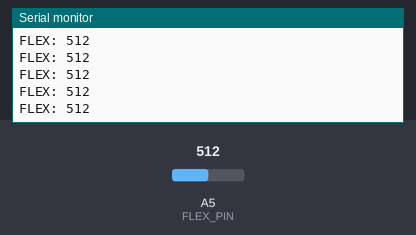
The sketch below on a simulated Arduino Uno, built with avr-gcc and run on an emulated ATmega328P. Shown: the last lines printed to the serial monitor. The test bench sets the inputs (shaded band); at power-on: A5 (FLEX_PIN) = 512.

Above: at 1.2 s.
1.3 s: A5 (FLEX_PIN) set to 716
At 1.56 s:
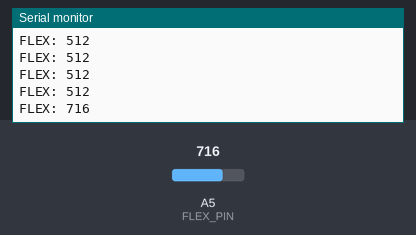
2.8 s: A5 (FLEX_PIN) set to 900
At 2.96 s:
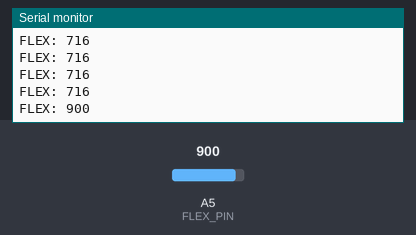
Timing chart, 0 to 5.8 s (numbered marks = the images above; inputs shaded):
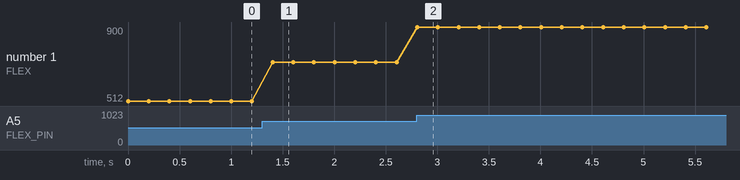

The sketch:

flex_test.ino
```cpp
const int FLEX_PIN = A5;

void setup() {
  Serial.begin(9600);
}

void loop() {
  int value = analogRead(FLEX_PIN);

  Serial.print("FLEX: ");
  Serial.println(value);

  delay(200);
}
```

Measured:
- after the input at 1.3 s, the serial monitor: prints a new line after 0.10 s (image 1)
- after the input at 2.8 s, the serial monitor: prints a new line at once (image 2)
- plotted number 1: 512 → 716 after the input at 1.3 s, 716 → 900 after the input at 2.8 s
